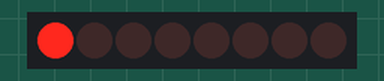
Recording of a sketch running on a simulated Arduino Uno, built with avr-gcc and run on an emulated ATmega328P. Parts: 8 shift-register outputs drawn as a row of LEDs (first output left, lit = HIGH). Wiring (inferred from the names in the program): shift register (74HC595): data pin 12; shift clock pin 11; latch pin 10. Wiring (inferred from the signals the program sends): row of LEDs: on Q0, Q1, Q2, Q3, Q4, Q5, Q6, Q7.

Above: at 0.3 s.
At 0.8 s:
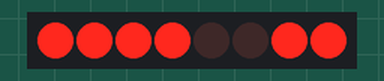
At 1.9 s:
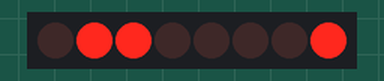
At 3.6 s:
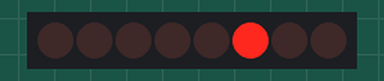
At 5.2 s:
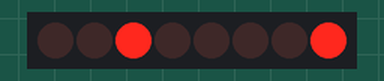
At 7.4 s:
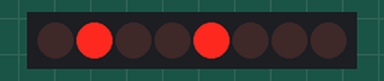
Timing chart, 0 to 7.9 s (numbered marks = the images above):
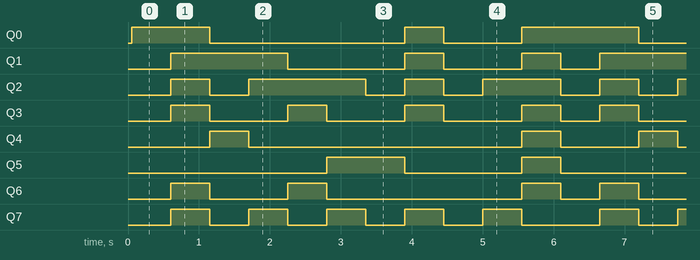

Measured:
- by itself, Q0: repeats every 6.1 s: LOW 2.8 s, HIGH 0.55 s, LOW 1.1 s, HIGH 1.7 s
- by itself, Q1: repeats every 6.1 s: LOW 1.7 s, HIGH 0.55 s, LOW 1.1 s, HIGH 0.55 s, LOW 0.55 s, HIGH 1.7 s
- by itself, Q2: repeats every 6.1 s: LOW 0.55 s, HIGH 1.7 s, LOW 0.55 s, HIGH 0.55 s, LOW 0.55 s, HIGH 1.1 s, LOW 0.55 s, HIGH 0.55 s
- by itself, Q3: repeats every 6.1 s: 3 × (LOW 1.1 s, HIGH 0.55 s), LOW 0.55 s, HIGH 0.55 s
- by itself, Q4: repeats every 6.1 s: LOW 3.9 s, HIGH 0.55 s, LOW 1.1 s, HIGH 0.55 s
- by itself, Q5: repeats every 6.1 s: LOW 1.7 s, HIGH 0.55 s, LOW 2.8 s, HIGH 1.1 s
- by itself, Q6: repeats every 6.1 s: LOW 1.1 s, HIGH 0.55 s, LOW 2.8 s, HIGH 0.55 s, LOW 0.55 s, HIGH 0.55 s
- by itself, Q7: repeats every 6.1 s: 4 × (LOW 0.55 s, HIGH 0.55 s), LOW 1.1 s, HIGH 0.55 s

The sketch:

sketch_tutorial_28_4.ino
```cpp
/* MakerVentura
 *  02/02/2019
 *  Tutorial 28 Electronica digital FPGA libres
 *  Ejercicio 28- 4 libre
 *  Se trata de realizar un código que envíe a la placa Icezum Alhambra los códigos de 8 bits en decimal ,que corresponden
 *  a los dígitos del "0" al "9" y el "." decimal y que serán mostrados en un display de Anodo común
 *  Para ello se usa la función shiftOut() de Arduino .
 *  Cada codigo de 8 dígitos se envía mediante comunicación serie por el pin de datos , sincronizado mediante el pin Clock
 *  y el comienzo/fin de la comunicación lo autoriza el pin Latch : el envio de los bits de una serie de 8 comienza con el latch a "0"
 *  y finaliza cuando este se pone a "1"
 */

          int latchPin = 10 ;                                                    //Pin conectado al Pin Latch de la Icezum Alhambra simulando un IC 74HC595
          int clockPin = 11;                                                     //Pin conectado al Pin Clock de la Icezum Alhambra simulando un IC 74HC595
          int dataPin = 12;                                                      //Pin conectado Pin Data de la Icezum Alhambra simulando un IC 74HC595
          int DatosEnvio[] = {1, 207, 18, 134, 76, 164, 32, 143, 0, 132, 127};   //Declara una matriz de 11 variables tipo int con los codigos decimales en orden de los numeros enteros del "0" al "9" mas el "."
          int contador = 0;                                                      //Variable contador para recorrer toda la matriz de codigos DatosEnvio[]
          int periodo = 500;                                                    //Variable para controlar el tiempo entre dos envios de datos
          int enviarDato = 0;                                                    //Variable con el dato que se envia en cada momento a la placa Icezum Alhambra
void setup() {

          /* Declaramos los tres Pines como salidas */
          pinMode(latchPin, OUTPUT);
          pinMode(clockPin, OUTPUT);
          pinMode(dataPin, OUTPUT);
}

void loop() {

   /* Pequeño programa para probar que todo funciona . Contamos desde 2 a 255 y vamos enviando el dato por el PIN Data a la Icezum Alhambra
    * para confirmar que la recepción es correcta y que transforma el dato en ´codigo de 8 bits y lo muestra de manera correcta por el display
    * de 8 dígitos
    *

   for (int Num = 0; Num < 256; Num++)
          {
             digitalWrite(latchPin, LOW) ; // Latch a LOW para que comience el envío de datos serie a la Icezum Alhambra
             shiftOut(dataPin, clockPin, MSBFIRST, Num);  // La función ShiftOut envía el DATO Num a la placa

             digitalWrite(latchPin, HIGH) ; // Latch a HIGH para detener el envío de datos y para que se fije en los registros de la Icezum Alhambra
             delay(250); // Envío de un numero cada 250 milesimas de segundo
          }

  */

  for (contador =0; contador <11; contador ++) {                    //Bucle for para barrer en orden todos los codigos de la matriz DatosEnvio[]
             enviarDato = DatosEnvio[contador] ;                     //Asignación a enviarDato del codigo correspondiente que se obtiene de la matriz DatosEnvio[]
             digitalWrite(latchPin, LOW) ;                          // Latch a LOW para que comience el envío de datos serie a la Icezum Alhambra
             delay(50);
             shiftOut(dataPin, clockPin, MSBFIRST, enviarDato);     // La función ShiftOut envía el codigo enviarDato a la placa

             digitalWrite(latchPin, HIGH) ;                         // Latch a HIGH para detener el envío de datos y para que se fije en los registros de la Icezum Alhambra
             delay(periodo);                                        // Envío de un codigo cada X milesimas de segundo , indicado por la variable periodo
  }
}
```
